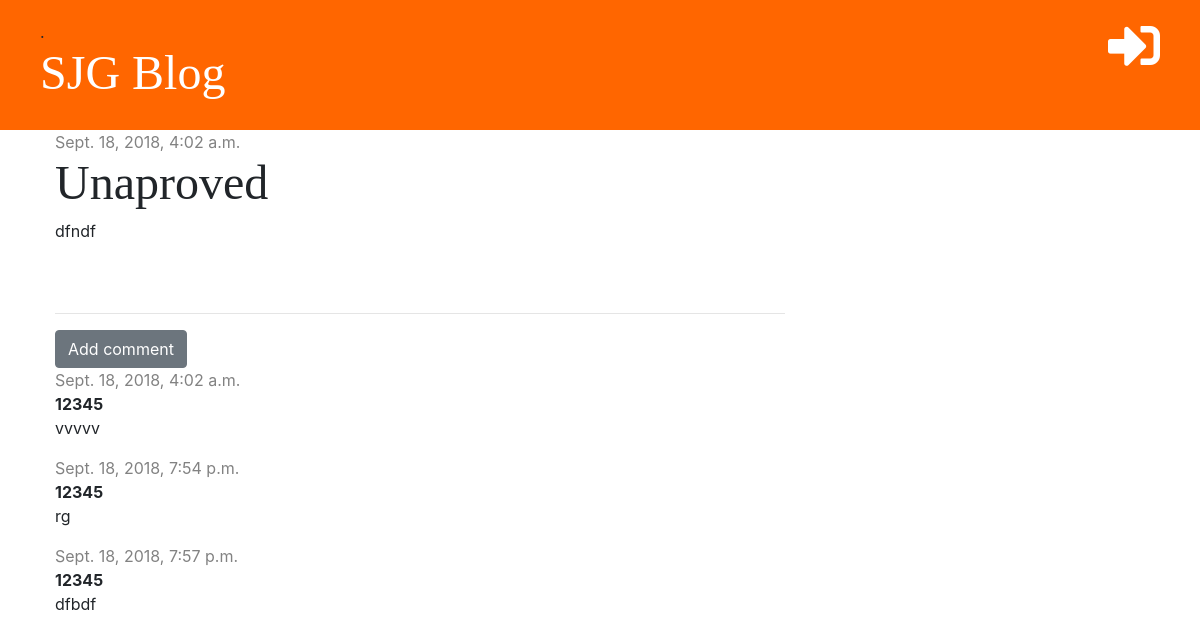
Screenshot of /post/15/ with the database file from the repository.
### blog/models.py (models this page shows, shortened)
class Post(models.Model):
    author = models.ForeignKey('auth.User', on_delete=models.CASCADE)
    title = models.CharField(max_length=200)
    text = models.TextField()
    created_date = models.DateTimeField(default=timezone.now)
    published_date = models.DateTimeField(blank=True, null=True)

class Comment(models.Model):
    post = models.ForeignKey('blog.Post', on_delete=models.CASCADE, related_name='comments')
    author = models.CharField(max_length=200)
    text = models.TextField()
    created_date = models.DateTimeField(default=timezone.now)
    approved = models.BooleanField(default=False)

### blog/views.py (the view)
# urls.py: path('post/<int:pk>/', views.post_detail, name='post_detail'),
def post_detail(request, pk):
    post = get_object_or_404(Post, pk=pk)
    stuff_for_frontend = {'post': post}
    return render(request, 'blog/post_detail.html', stuff_for_frontend)

### blog/templates/blog/post_detail.html (shortened to what this page needs)
{% extends 'blog/base.html' %}
{% block content %}
    <div class="post">
        {% if post.published_date %}
            <div class="date">
               {{ post.published_date }}
            </div>
        {% else %}
            <a href="{% url 'post_publish' pk=post.pk %}" class="btn btn-primary">Publish</a>
        {% endif %}
        <h1>{{ post.title }}</h1>
        <p>{{ post.text|linebreaksbr }}</p>
    </div>
    <hr>
    <a href="{% url 'add_comment_to_post' pk=post.pk %}" class="btn btn-secondary">Add comment</a>
    {% for  comment in post.comments.all %}
        {% if user.is_authenticated or comment.approved %}
            <div class="comment">
            <div class="date">
                {{ comment.created_date }}
            </div>
    <strong>{{ comment.author }}</strong>
    <p>{{ comment.text }}</p>
</div>
{% endif %}
{% empty %}
<p>No comments yet</p>
{% endfor %}
{% endblock %}

### blog/static/css/blog.css (style rules this page uses)
h1, h2, h3, h4 { font-family: 'Tangerine', 'Droid Sans', serif; font-size: 48px; }
.date { color: #828282; }
.post { margin-bottom: 70px; }
.comment { margin: 20x 0x 20px 20px }

### rows the page displays
Post: published_date "Sept. 18, 2018, 4:02 a.m.", title "Unaproved", text "dfndf"
Comment: created_date "Sept. 18, 2018, 4:02 a.m.", author "12345", text "vvvvv"
Comment: created_date "Sept. 18, 2018, 7:54 p.m.", author "12345", text "rg"
Comment: created_date "Sept. 18, 2018, 7:57 p.m.", author "12345", text "dfbdf"
